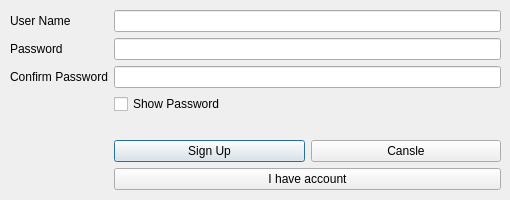
<?xml version="1.0" encoding="UTF-8"?>
<ui version="4.0">
 <class>Dialog</class>
 <widget class="QDialog" name="Dialog">
  <property name="geometry">
   <rect>
    <x>0</x>
    <y>0</y>
    <width>510</width>
    <height>200</height>
   </rect>
  </property>
  <property name="minimumSize">
   <size>
    <width>510</width>
    <height>200</height>
   </size>
  </property>
  <property name="maximumSize">
   <size>
    <width>510</width>
    <height>200</height>
   </size>
  </property>
  <property name="windowTitle">
   <string>Sign Up</string>
  </property>
  <widget class="QWidget" name="formLayoutWidget">
   <property name="geometry">
    <rect>
     <x>10</x>
     <y>10</y>
     <width>491</width>
     <height>181</height>
    </rect>
   </property>
   <layout class="QFormLayout" name="formLayout">
    <item row="0" column="0">
     <widget class="QLabel" name="label">
      <property name="text">
       <string>User Name</string>
      </property>
     </widget>
    </item>
    <item row="0" column="1">
     <widget class="QLineEdit" name="line_edit_user_name">
      <property name="maxLength">
       <number>50</number>
      </property>
     </widget>
    </item>
    <item row="1" column="0">
     <widget class="QLabel" name="label_2">
      <property name="text">
       <string>Password</string>
      </property>
     </widget>
    </item>
    <item row="1" column="1">
     <widget class="QLineEdit" name="line_edit_password">
      <property name="maxLength">
       <number>50</number>
      </property>
      <property name="echoMode">
       <enum>QLineEdit::Password</enum>
      </property>
     </widget>
    </item>
    <item row="2" column="0">
     <widget class="QLabel" name="label_confirm_password">
      <property name="text">
       <string>Confirm Password</string>
      </property>
     </widget>
    </item>
    <item row="2" column="1">
     <widget class="QLineEdit" name="line_edit_confirm_password">
      <property name="maxLength">
       <number>50</number>
      </property>
      <property name="echoMode">
       <enum>QLineEdit::Password</enum>
      </property>
     </widget>
    </item>
    <item row="3" column="1">
     <widget class="QCheckBox" name="check_box_show_password">
      <property name="text">
       <string>Show Password</string>
      </property>
     </widget>
    </item>
    <item row="4" column="1">
     <widget class="QLabel" name="label_show_error">
      <property name="text">
       <string/>
      </property>
     </widget>
    </item>
    <item row="5" column="1">
     <layout class="QHBoxLayout" name="horizontalLayout">
      <item>
       <widget class="QPushButton" name="btn_signup_and_login">
        <property name="text">
         <string>Sign Up</string>
        </property>
       </widget>
      </item>
      <item>
       <widget class="QPushButton" name="btn_cansle">
        <property name="text">
         <string>Cansle</string>
        </property>
       </widget>
      </item>
     </layout>
    </item>
    <item row="6" column="1">
     <widget class="QPushButton" name="btn_convert_to_login">
      <property name="text">
       <string>I have account</string>
      </property>
     </widget>
    </item>
   </layout>
  </widget>
 </widget>
 <resources/>
 <connections/>
</ui>
